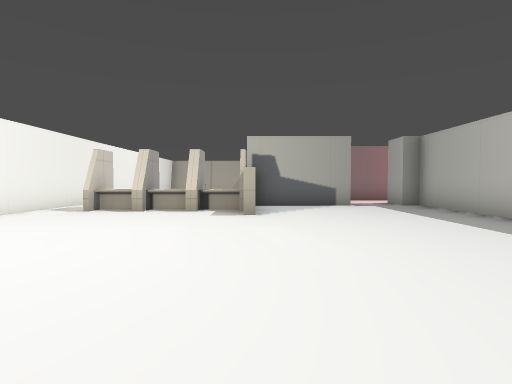
View 1 (above)

23 first-person views from a walk through a level from a Godot 3-D game. The camera is 1.4 m above the floor, tilts 2° down and sees 80° across. The floor is counted in squares, 2 m on a side. Each view is taken from the middle of a square. On the plan, view 1 faces up. The plan holds only what a view shows up to about 10 squares ahead; the rest is blank. Characters and animated objects are not drawn.

View 2
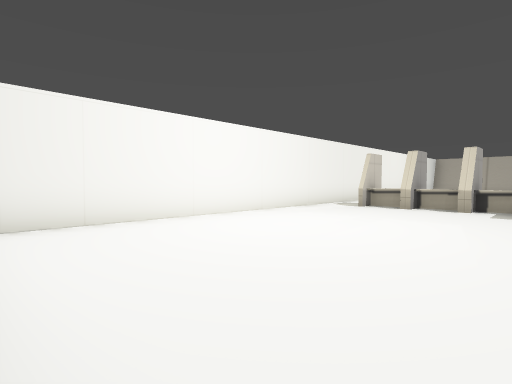

View 3
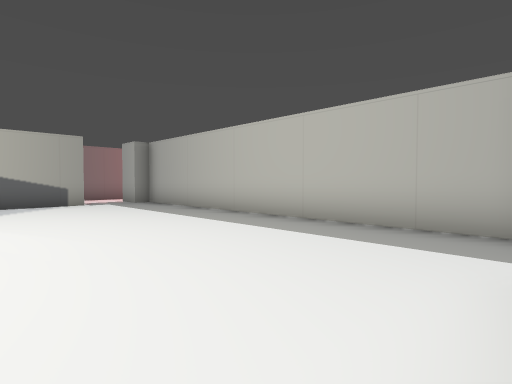

View 4
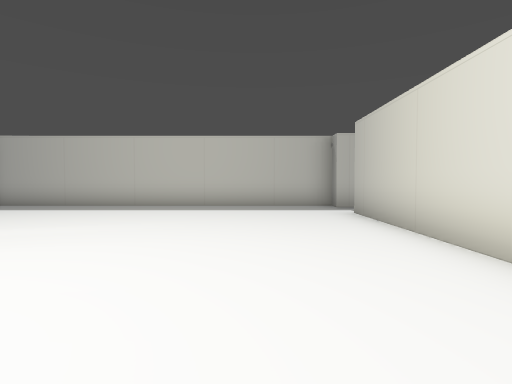

View 5
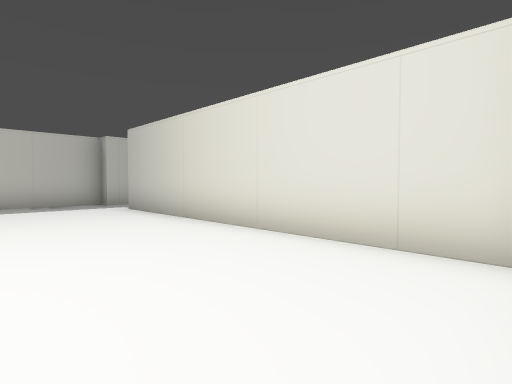

View 6
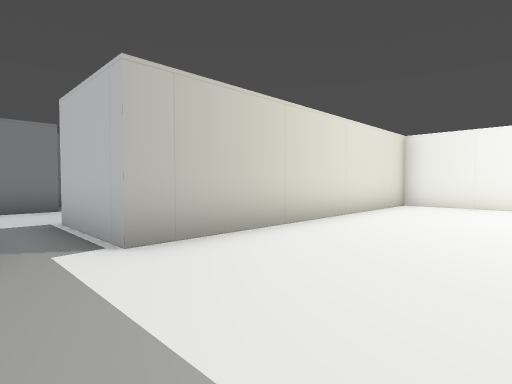

View 7
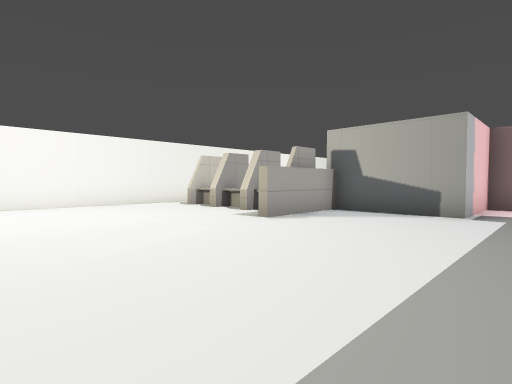

View 8
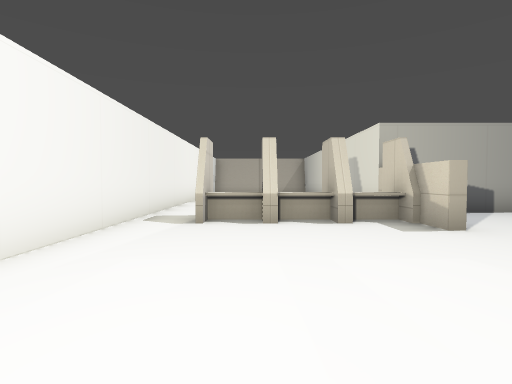

View 9
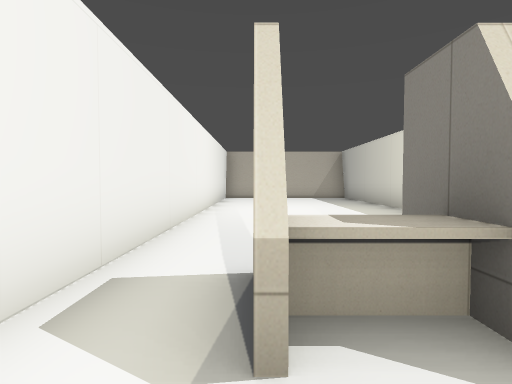

View 10
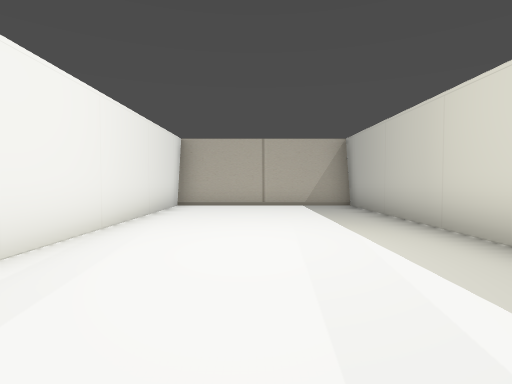

View 11
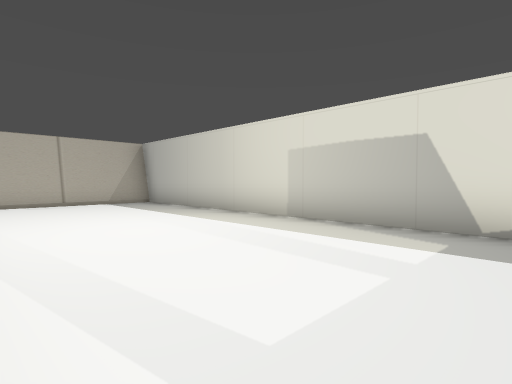

View 12
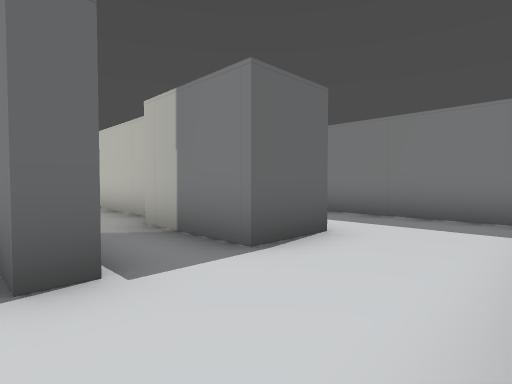

View 13
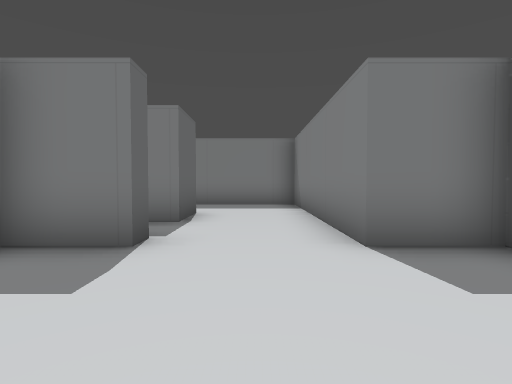

View 14
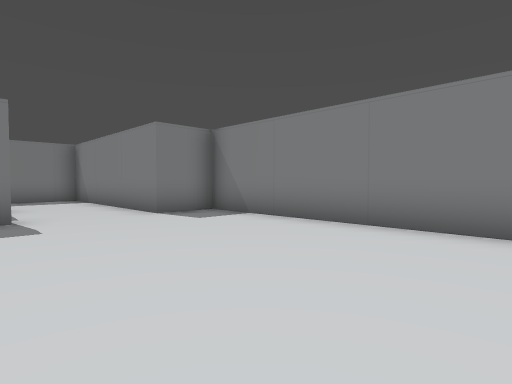

View 15
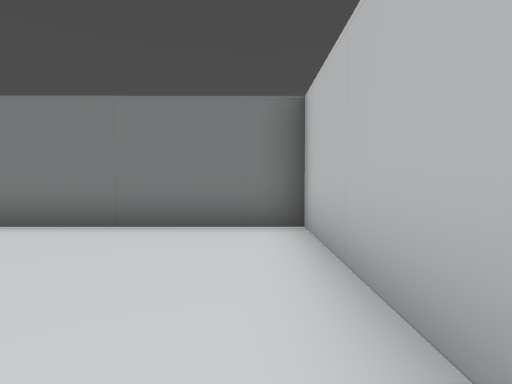

View 16
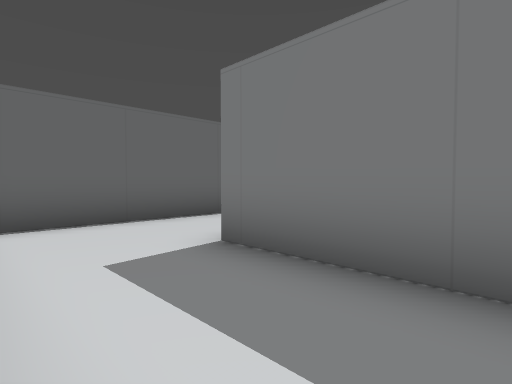

View 17
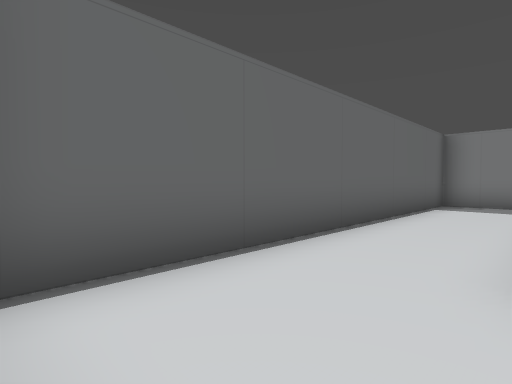

View 18
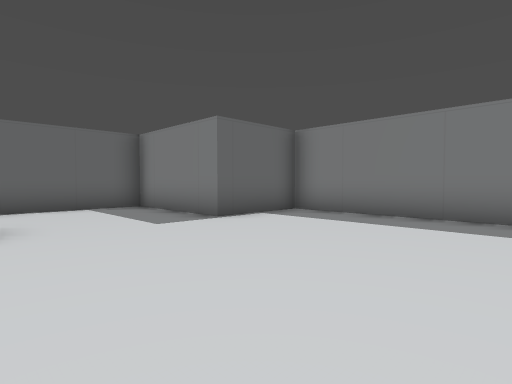

View 19
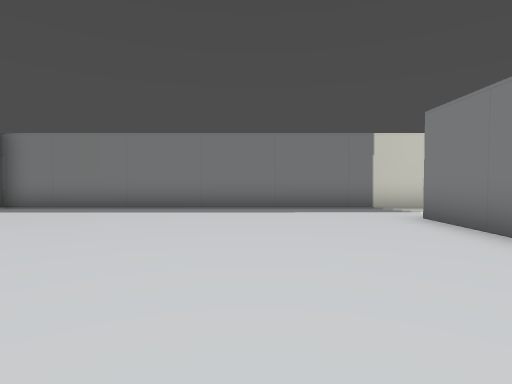

View 20
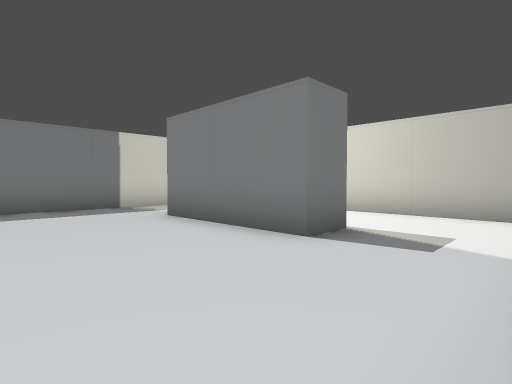

View 21
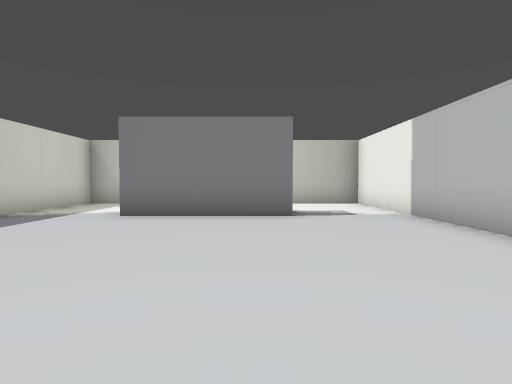

View 22
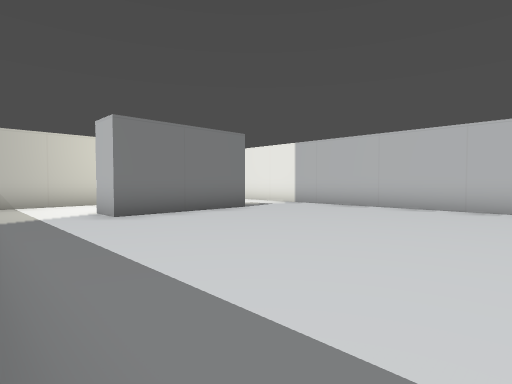

View 23
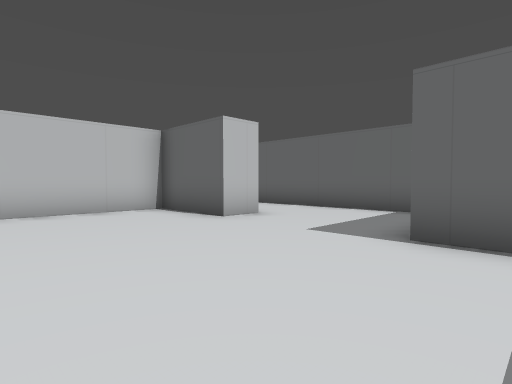

### Floor plan
Points are (right, up) in squares from view 1. A wall is a line through its corners. A room is listed if a view was taken in it or the views show most of it. See-through windows are left out.
Room 1 (views 1, 2, 3, 4, 5, 6, 7, 8, 9)
walls: (-0.3, 6.3) (-0.3, 8); (-1.4, 8.4) (-1.4, 7); (-2.6, 8.4) (-2.6, 7); (-5.2, 6.5) (-5.2, -1.2) (2.7, -1.2) (2.7, -3.7); (2.7, 8.8) (0, 8.8) (0, 6.3); (4.3, -3.7) (4.3, -1.2) (4.8, -1.2) (4.7, 8.8) (4.2, 8.8) (4.2, 9.9)
low walls: (-0.3, 7.3) (-1.4, 7.3); (-1.5, 7.3) (-2.9, 7.3); (-0.3, 7.6) (-3.9, 7.6); (-2.8, 7.3) (-3.9, 7.3)
ways out: opening at (-5, 7.5) to room 2; opening at (3.5, -2.5) to room 3; opening at (3.5, 9)
Room 2 (views 10, 11)
walls: (-0.3, 8) (-0.3, 18.9) (-5.3, 18.9) (-5.2, 6.5)
ways out: opening at (-5, 7.5) to room 1
Room 3 (views 12, 13, 14, 15, 16, 17, 18, 19, 20, 21, 22, 23)
walls: (5.9, -3.7) (4.3, -3.7); (12.3, -1.1) (12.3, -2.2) (9.7, -2.2) (9.8, -15.7) (18.3, -15.7) (18.3, -2.2) (15.8, -2.2) (15.8, 1.3) (6.1, 1.3); (12.3, -13.2) (12.3, -12.2) (15.8, -12.2) (15.8, -13.2); (2.7, -3.7) (2.3, -3.7) (2.2, -2.2); (-4.8, -3.9) (-4.7, -7.7) (2.3, -7.7) (2.3, -6.2) (8.3, -6.2) (8.3, -1.1)
ways out: opening at (3.5, -2.5) to room 1

Where each view was taken, in squares from view 1:
view 1: 0 up, 0 right, facing up
view 2: 1 down, 0 right, facing up-left
view 3: 1 down, 0 right, facing up-right
view 4: 1 up, 4 left, facing right
view 5: 2 up, 5 left, facing down-right
view 6: 2 up, 4 right, facing down-left
view 7: 2 up, 4 right, facing up-left
view 8: 2 up, 3 left, facing up
view 9: 6 up, 4 left, facing up
view 10: 10 up, 3 left, facing up
view 11: 9 up, 5 left, facing up-right
view 12: 6 down, 2 right, facing up-right
view 13: 5 down, 1 left, facing right
view 14: 3 down, 4 left, facing down-right
view 15: 3 down, 4 left, facing down
view 16: 4 down, 6 right, facing up-right
view 17: 1 down, 6 right, facing up-right
view 18: 7 down, 12 right, facing up-right
view 19: 9 down, 10 right, facing right
view 20: 9 down, 10 right, facing down-right
view 21: 6 down, 13 right, facing down
view 22: 6 down, 18 right, facing down-left
view 23: 6 down, 17 right, facing up-left
